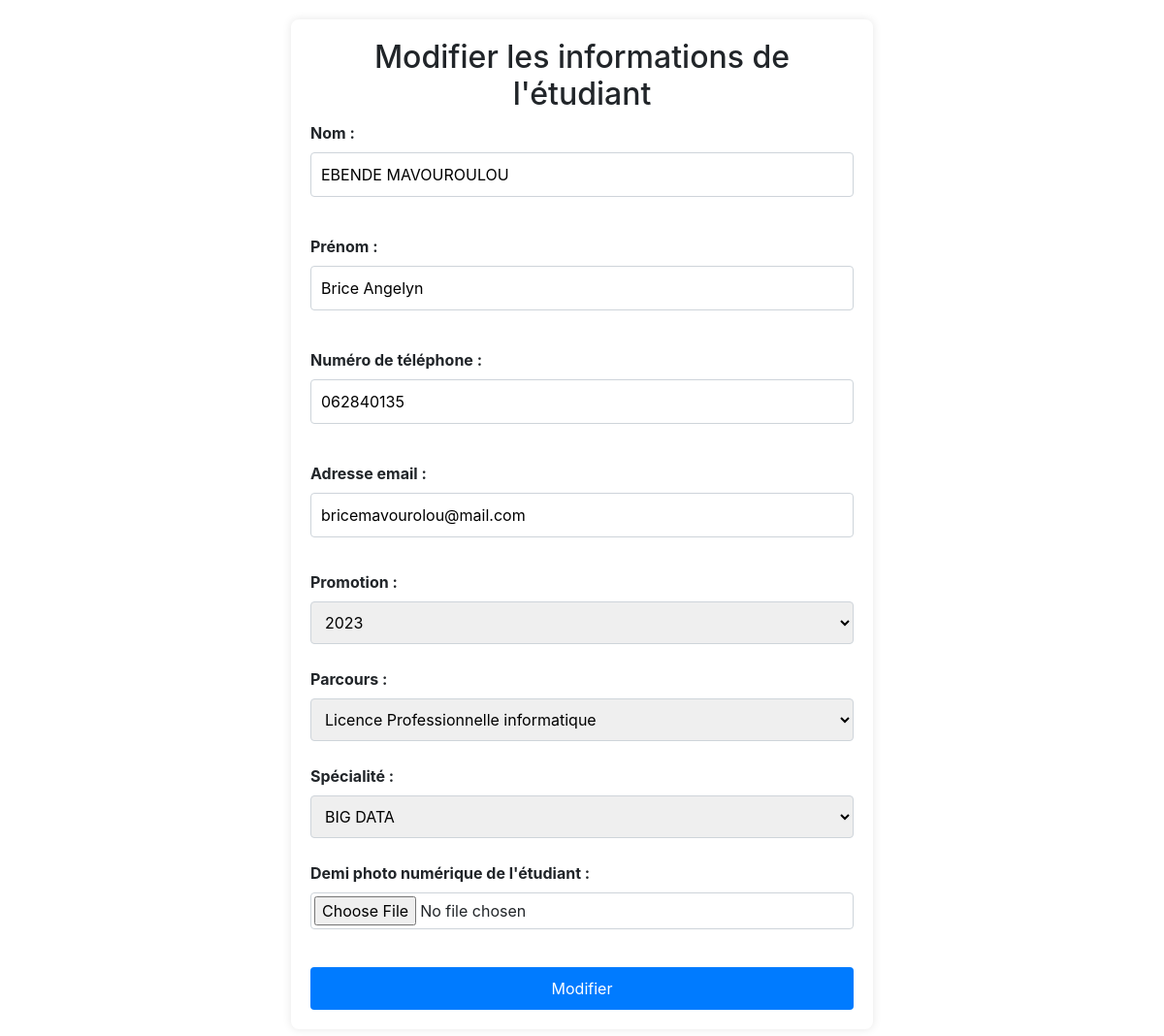
The app's page /Back-Office/modifierInfoEtudiant.php?idEtudiant=21 with its own data.
### tables this page shows
CREATE TABLE `etudiant` (
  `idEtudiant` int NOT NULL,
  `nom` varchar(45) NOT NULL,
  `prenom` varchar(45) NOT NULL,
  `numeroTelephone` varchar(9) NOT NULL,
  `email` varchar(45) NOT NULL,
  `photo` text NOT NULL,
  `id_parcours` int NOT NULL,
  `id_specialite` int NOT NULL,
  `id_promotion` int NOT NULL
);

### Back-Office/modifierInfoEtudiant.php (the view, shortened to what this page needs)
<?php
require('connection.php');
$idEtudiant = $_GET['idEtudiant'];
$query = $pdo->prepare("SELECT * FROM etudiant WHERE idEtudiant = :idEtudiant");
$query->execute(['idEtudiant' => $idEtudiant]);
$datas = $query->fetch(PDO::FETCH_ASSOC);
?>
<!DOCTYPE html>
<html lang="fr">
<head>
    <link rel="stylesheet" href="../css/modifierInfoEtudiant.css">
    <link href="https://maxcdn.bootstrapcdn.com/bootstrap/4.5.2/css/bootstrap.min.css" rel="stylesheet">
    <link rel="stylesheet" href="https://cdn.jsdelivr.net/npm/bootstrap-icons@1.10.5/font/bootstrap-icons.css">
</head>
<body>
    <form method="POST" enctype="multipart/form-data" id="my-form" onsubmit="return validateForm();">
        <h2>Modifier les informations de l'étudiant</h2>
        <label for="nom">Nom :</label>
        <input type="text" id="nom" name="nom" value="<?php echo htmlspecialchars($datas['nom']); ?>" required><br><br>
        <label for="prenom">Prénom :</label>
        <input type="text" id="prenom" name="prenom" value="<?php echo htmlspecialchars($datas['prenom']); ?>" required><br><br>
        <label for="telephone">Numéro de téléphone :</label>
        <input type="tel" id="telephone" name="numeroTelephone" pattern="[0-9]{9}" title="Le numéro de téléphone doit comporter 9 chiffres" value="<?php echo htmlspecialchars($datas['numeroTelephone']); ?>" required><br><br>
        <label for="email">Adresse email :</label>
        <input type="email" id="email" name="email" value="<?php echo htmlspecialchars($datas['email']); ?>" required oninput="validateEmail();"><br>
        <span id="email-error" class="error"></span><br>
        <label for="id_promotion">Promotion :</label>
        <select id="promotion" name="id_promotion" required>
            <option value="3" <?php echo ($datas['id_promotion'] == 3) ? 'selected' : ''; ?>>2023</option>
        </select><br><br>
        <label for="id_parcours">Parcours :</label>
        <select id="parcours" name="id_parcours" required>
            <option value="1" <?php echo ($datas['id_parcours'] == 1) ? 'selected' : ''; ?>>Licence Professionnelle informatique</option>
        </select><br><br>
        <label for="id_specialite">Spécialité :</label>
        <select id="specialite" name="id_specialite" required>
            <option value="5" <?php echo ($datas['id_specialite'] == 5) ? 'selected' : ''; ?>>BIG DATA</option>
        </select><br><br>
        <label for="photo">Demi photo numérique de l'étudiant :</label>
        <input type="file" id="photo" name="photo" accept="image/*"><br><br>
        <input type="submit" value="Modifier">
    </form>
</body>
</html>

### css/modifierInfoEtudiant.css (style rules this page uses)
body { font-family: Arial, sans-serif; background-color: #f8f9fa; padding: 20px; }
h2 { text-align: center; font-size: 24px; margin-bottom: 20px; }
form { max-width: 600px; margin: 0 auto; padding: 20px; background-color: #ffffff; border-radius: 8px; box-shadow: 0 0 10px rgba(0, 0, 0, 0.1); }
label { display: block; font-weight: bold; margin-bottom: 5px; }
input[type="text"], input[type="tel"], input[type="email"], input[type="file"], select { width: 100%; padding: 10px; margin-bottom: 15px; border: 1px solid #ced4da; border-radius: 4px; box-sizing: border-box; }
input[type="file"] { padding: 3px; }
input[type="submit"] { background-color: #007bff; color: #fff; border: none; padding: 10px 20px; border-radius: 4px; cursor: pointer; font-size: 16px; width: 100%; }

### records on screen
etudiant: nom "EBENDE MAVOUROULOU", prenom "Brice Angelyn", numeroTelephone "062840135", email "bricemavourolou@mail.com", id_promotion "2023", id_parcours "Licence Professionnelle informatique", id_specialite "BIG DATA"
